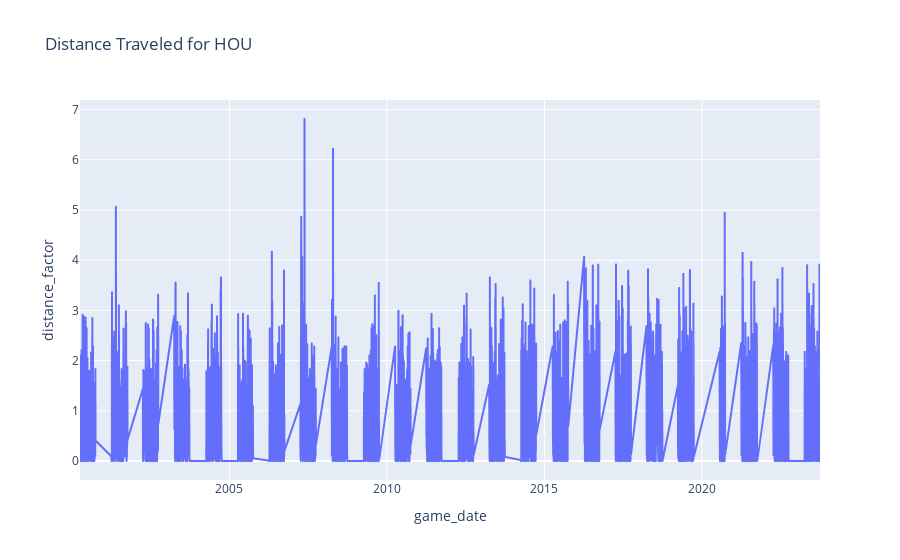

Here is the notebook cell this chart was saved with:
### Code cell
# plot a graph showing home_team_distance over time of the team 'HOU'(home_team or away_team)
import matplotlib.pyplot as plt


# Use plotly to plot the graph
import plotly.express as px

fig = px.line(merged_df, x='game_date', y='distance_factor', title='Distance factor for HOU')
fig.show()

### Figure 1 — Plotly figure (JSON) as saved in the notebook; plotly's stock layout.template omitted (floating-point values rounded to 4 significant figures; data arrays with more than 128 entries replaced by an {"elided": "..."} marker saying what was removed)
{"data": [{"hovertemplate": "game_date=%{x}<br>distance_factor=%{y}<extra></extra>", "legendgroup": "", "line": {"color": "#636efa", "dash": "solid"}, "marker": {"symbol": "circle"}, "mode": "lines", "name": "", "showlegend": false, "type": "scattergl", "x": {"elided": "3784 str values"}, "xaxis": "x", "y": {"elided": "3784 float values"}, "yaxis": "y"}], "layout": {"legend": {"tracegroupgap": 0}, "title": {"text": "Distance Traveled for HOU"}, "xaxis": {"anchor": "y", "domain": [0, 1], "title": {"text": "game_date"}}, "yaxis": {"anchor": "x", "domain": [0, 1], "title": {"text": "distance_factor"}}}}
